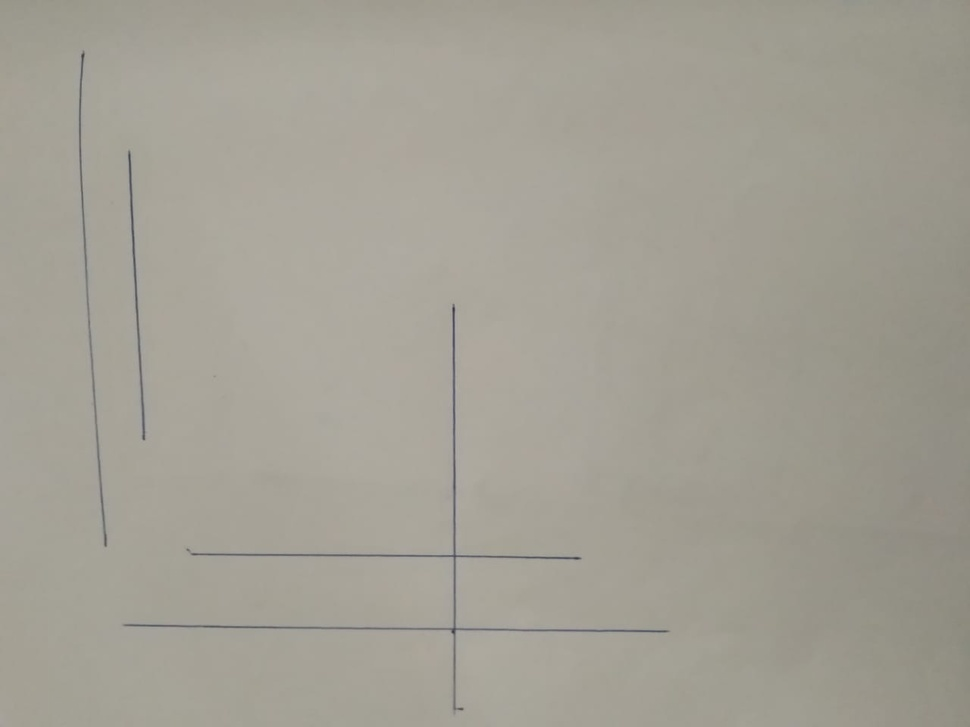
#> input picture phase 2/sample image-1.jpeg, 970 x 727 px, shrunk from 1280 x 960 before the run, found by its file name
$ jupyter execute --allow-errors 'ps-1 prj-test .ipynb'   (shell and % lines are left out)
#> lines starting #> are read from the running program, lines starting #| are printed output that depends on the picture; after the words box and inside, x2 and y2 are one past the last pixel; in counts of white or black regions, pixels touching at a corner belong together; long printed decimals are rounded
# Image Processing with OpenCV

[cell 1]
#importing the necessary libraries
import numpy as np
import cv2
import matplotlib.pyplot as plt

[cell 2]
# open the image
img = cv2.imread('sample image-1.jpeg')
#> img is the input picture: shape (727, 970, 3); mean B, G, R 148.8, 159.9, 163.3

img_canny = cv2.Canny(img, 0,255)
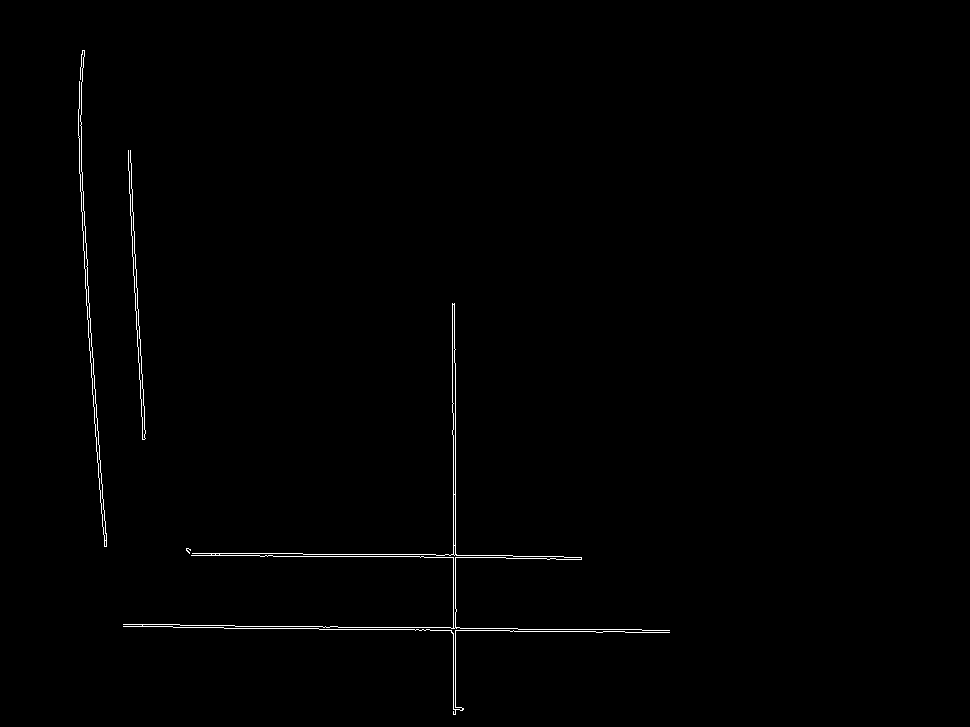
#> img_canny: shape (727, 970); 0.61% white in thin lines or dots, all inside (x1, y1, x2, y2) = (78, 50, 670, 715)

[cell 3]
img

[cell 4]
img = cv2.cvtColor(img, cv2.COLOR_BGR2GRAY) # convert to gray
#> img: shape (727, 970)
img = cv2.GaussianBlur(img,(3,3),0)

[cell 5]
img

[cell 6]
h ,v= img.shape    #image dimensions
#> h = 727; v = 970
print(h,v)
#| 727 970

[cell 7]
print(np.max(img), np.min(img), np.mean(img))
#| 171 74 159.601

[cell 8]
thresh,img = cv2.threshold(img, 165, 255, cv2.THRESH_BINARY | cv2.THRESH_OTSU) #thresholding using otsu's method
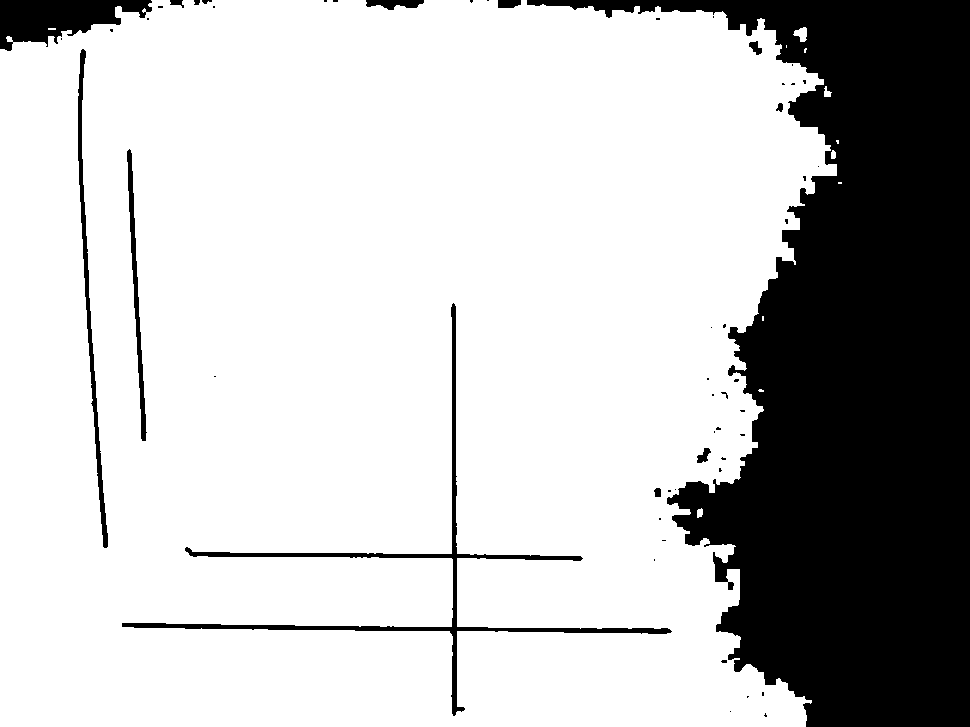
#> img: shape (727, 970); 76% white; 55 black regions (41 under 20 px)
#> thresh = 155

print(thresh) #threshold value
#| 155.0

#> (a cell that did not finish here is left out)

[cell 10]
cv2.imwrite('binary image.jpg', img)
#> Out = True

[cell 11]
cv2.imwrite('canny img.jpg', img_canny)
#> Out = True

[cell 12]
contours,hierarchy = cv2.findContours(img,cv2.RETR_EXTERNAL,cv2.CHAIN_APPROX_SIMPLE)
#> contours = 12 contours, 7 with area under 20; largest, box (x1, y1, x2, y2) and area: (0, 0, 837, 727) 543607, (793, 27, 807, 42) 112, (824, 86, 832, 97) 37, (697, 508, 703, 518) 36, (831, 150, 836, 159) 28
contours
#> Out has the same summary as contours
